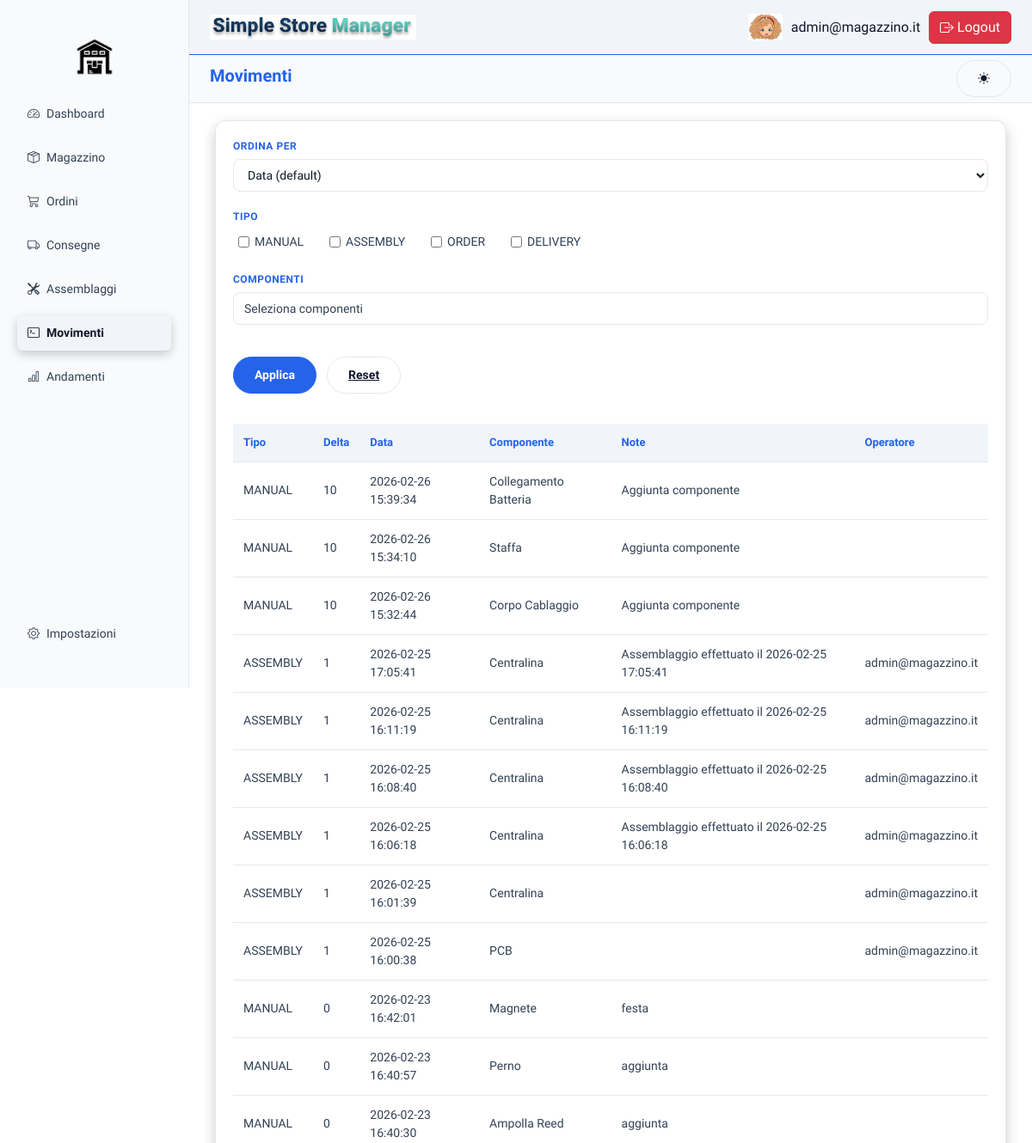
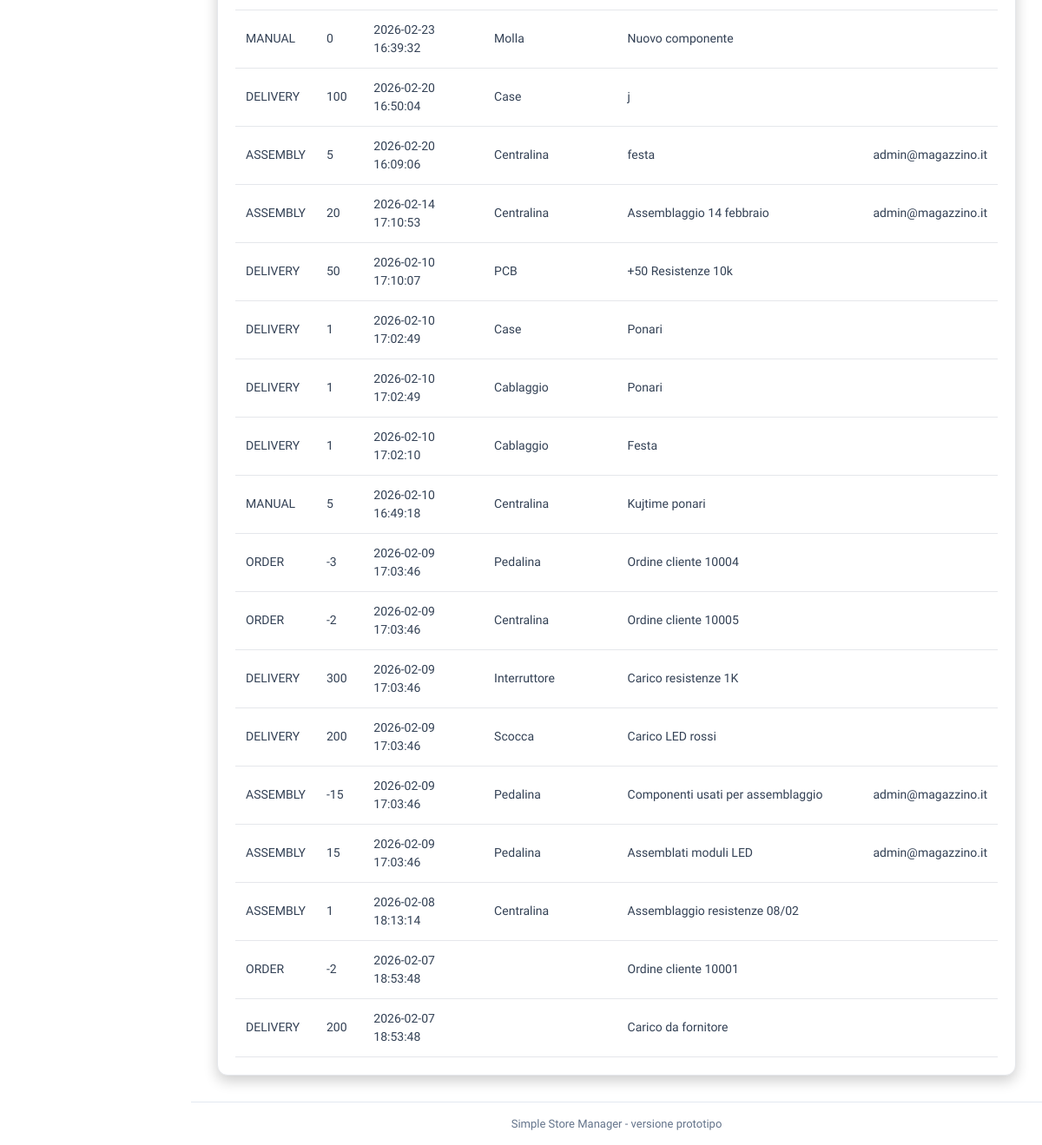
The app's page /index.php?page=movimenti (signed in) with its own data (2 pictures, top to bottom).
### tables this page shows
CREATE TABLE `movimenti` (
  `id` int(5) NOT NULL,
  `delta` int(10) NOT NULL,
  `tipo` enum('ORDER','DELIVERY','MANUAL','ASSEMBLY') NOT NULL,
  `id_ordine` int(5) DEFAULT NULL,
  `id_consegna` int(5) DEFAULT NULL,
  `id_assemblaggio` int(5) DEFAULT NULL,
  `id_componente` int(5) DEFAULT NULL,
  `data_movimento` datetime NOT NULL DEFAULT current_timestamp(),
  `note` text DEFAULT NULL
);

CREATE TABLE `componenti` (
  `id` int(5) NOT NULL,
  `sku` varchar(50) NOT NULL,
  `nome` varchar(30) NOT NULL,
  `qrcode` varchar(100) DEFAULT NULL,
  `unita_misura` varchar(10) DEFAULT NULL,
  `tipo` enum('RAW','ASSEMBLY') NOT NULL
);

CREATE TABLE `utenti` (
  `id` int(5) NOT NULL,
  `email` varchar(30) NOT NULL,
  `password_hash` varchar(255) NOT NULL,
  `ruolo` enum('WAREHOUSE','ADMIN') NOT NULL DEFAULT 'WAREHOUSE',
  `id_ruolo` int(5) DEFAULT NULL
);

### backend/query/movimenti.php (called while the page is built, shortened)
<?php
function getAllMovimenti($filters = []) {
    $pdo = connect();
    $where = [];
    $params = [];
    $sql = "
        SELECT
            m.tipo,
            m.delta,
            m.data_movimento,
            m.note,
            c.nome,
            u.email
        FROM movimenti m
        left JOIN componenti c ON c.id = m.id_componente
        left join assemblaggi a ON a.id = m.id_assemblaggio
        left join utenti u ON u.id = a.id_utente
    ";
    $allowedOrder = [
        'tipo' => 'm.tipo',
        'data' => 'm.data_movimento',
        'nome' => 'c.nome'
    ];
    if (!empty($filters['order']) && isset($allowedOrder[$filters['order']])) {
        $sql .= " ORDER BY " . $allowedOrder[$filters['order']].", m.data_movimento DESC";
    } else {
        $sql .= " ORDER BY m.data_movimento DESC";
    }
    $stmt = $pdo->prepare($sql);
    $stmt->execute($params);
    return $stmt->fetchAll(PDO::FETCH_ASSOC);
}
?>

### frontend/movimenti/movimenti.php (the view, shortened to what this page needs)
<?php
require_once 'backend/query/movimenti.php';
$filters = [
    'tipo'        => $_GET['tipo'] ?? [],
    'componenti'  => $_GET['componenti'] ?? [],
    'order'       => $_GET['order'] ?? null
];
$movimenti = getAllMovimenti($filters);
?>
<!DOCTYPE html>
<html lang="it">
<body>
  <div class="main">
    <div class="card card-movimenti">
      <form method="GET" class="filters" action="">
        <div class="filter-block">
          <label>Ordina per</label>
          <select name="order">
            <option value="">Data (default)</option>
          </select>
        </div>
        <div class="filter-block">
          <label>Tipo</label>
          <div class="checkbox-group">
            <?php foreach (['MANUAL', 'ASSEMBLY', 'ORDER', 'DELIVERY'] as $t): ?>
              <label class="checkbox-item">
                <input
                  type="checkbox"
                  name="tipo[]"
                  value="<?= $t ?>"
                  <?= in_array($t, $_GET['tipo'] ?? []) ? 'checked' : '' ?>>
                <?= $t ?>
              </label>
            <?php endforeach; ?>
          </div>
        </div>
        <div class="filter-block component-filter">
        <label>Componenti</label>
        <button type="button" class="component-toggle">
        </button>
        </div>
        <div class="filter-actions">
          <button type="submit" class="btn-primary">Applica</button>
          <a href="index.php?page=movimenti" class="btn-secondary">Reset</a>
        </div>
      </form>
      <table class="orders-table">
        <thead>
          <tr>
            <th>Tipo</th>
            <th>Delta</th>
            <th>Data</th>
            <th>Componente</th>
            <th>Note</th>
            <th>Operatore</th>
          </tr>
        </thead>
        <tbody>
          <?php foreach ($movimenti as $movimento): ?>
            <tr>
              <td><?= htmlspecialchars($movimento['tipo']) ?></td>
              <td><?= htmlspecialchars($movimento['delta']) ?></td>
              <td><?= htmlspecialchars($movimento['data_movimento']) ?></td>
              <td><?= htmlspecialchars($movimento['nome']) ?></td>
              <td><?= htmlspecialchars($movimento['note']) ?></td>
              <td><?= htmlspecialchars($movimento['email']) ?></td>
            </tr>
          <?php endforeach; ?>
        </tbody>
      </table>
    </div>
  </div>
</body>
</html>

### frontend/stile/layout.css (style rules this page uses)
* { box-sizing: border-box; margin: 0; padding: 0; }
body { font-family: "Sora", sans-serif; background-color: var(--background-color); color: var(--text-light); line-height: 1.5; -webkit-font-smoothing: antialiased; }
.main { margin-left: 220px; padding: 140px 30px 30px; min-height: 100vh; }
.card { background: var(--background-section); padding: 20px; border-radius: 12px; border: 1px solid var(--background-hover); box-shadow: 0 6px 16px rgba(0, 0, 0, 0.2); display: flex; flex-direction: column; color: var(--text-light); }
.orders-table, .assembly-table { width: 100%; border-collapse: collapse; margin-top: 10px; }
.orders-table th, .assembly-table th { text-align: left; font-size: 13px; color: var(--highlight-color); padding: 12px; background-color: var(--background-thead); font-weight: 600; border-bottom: 1px solid var(--border-color); }
.orders-table td, .assembly-table td { padding: 12px; border-bottom: 1px solid var(--background-hover); font-size: 14px; color: var(--text-grey); }
input, select, textarea { width: 100%; padding: 10px 12px; border: 1px solid var(--background-hover); border-radius: 6px; font-size: 14px; background-color: var(--background-color); color: var(--text-light); transition: border-color 0.2s, box-shadow 0.2s; }
.btn-primary { display: inline-flex; align-items: center; justify-content: center; padding: 10px 24px; font-size: 14px; font-weight: 600; color: var(--background-color); background-color: var(--highlight-color); border: 1px solid var(--highlight-color); border-radius: 999px; cursor: pointer; transition: all 0.2s ease; }
.btn-secondary { display: inline-flex; align-items: center; justify-content: center; padding: 10px 24px; font-size: 14px; font-weight: 600; color: var(--text-light); background-color: transparent; border: 1px solid var(--border-color); border-radius: 999px; cursor: pointer; transition: all 0.2s ease; }
.filters { display:grid; grid-template-columns: minmax(160px,220px) minmax(220px,1fr) minmax(260px,1.4fr) auto; gap:24px; align-items:start; margin-bottom:25px; }
.filter-block { display:flex; flex-direction:column; gap:6px; min-width:0; }
.filter-block > label { font-size:12px; font-weight:600; text-transform:uppercase; letter-spacing:0.5px; color:var(--highlight-color); }
.filter-block select { height:38px; padding:0 12px; border-radius:8px; border:1px solid var(--border-color); background:var(--background-section); color:var(--text-light); font-size:14px; width:100%; min-width:0; }
.checkbox-group { display:flex; flex-wrap:wrap; gap:10px 18px; }
.checkbox-item { display:flex; align-items:center; gap:6px; font-size:14px; color:var(--text-grey); cursor:pointer; padding:4px 6px; border-radius:6px; }
.checkbox-item input { accent-color:var(--highlight-color); }
.component-filter { position:relative; }
.component-toggle { width:100%; height:38px; padding:0 12px; border-radius:8px; border:1px solid var(--border-color); background:var(--background-section); color:var(--text-grey); font-size:14px; text-align:left; cursor:pointer; transition:border .15s ease; }
.filter-actions { display:flex; align-items:center; gap:12px; justify-content:flex-end; padding-top: 17px; }
.card-movimenti { overflow:visible; }
@media (max-width:1200px) { .filters { grid-template-columns:1fr; gap:20px; } }
@media (max-width:1200px) { .filter-actions { justify-content:flex-start; } }

### records on screen
movimenti: tipo "MANUAL", delta "10", data_movimento "2026-02-26 15:39:34", id_componente.nome "Collegamento Batteria", note "Aggiunta componente"
movimenti: tipo "MANUAL", delta "10", data_movimento "2026-02-26 15:34:10", id_componente.nome "Staffa", note "Aggiunta componente"
movimenti: tipo "MANUAL", delta "10", data_movimento "2026-02-26 15:32:44", id_componente.nome "Corpo Cablaggio", note "Aggiunta componente"
movimenti: tipo "ASSEMBLY", delta "1", data_movimento "2026-02-25 17:05:41", id_componente.nome "Centralina", note "Assemblaggio effettuato il 2026-02-25 17:05:41", utenti.email "admin@magazzino.it"
movimenti: tipo "ASSEMBLY", delta "1", data_movimento "2026-02-25 16:11:19", id_componente.nome "Centralina", note "Assemblaggio effettuato il 2026-02-25 16:11:19", utenti.email "admin@magazzino.it"
movimenti: tipo "ASSEMBLY", delta "1", data_movimento "2026-02-25 16:08:40", id_componente.nome "Centralina", note "Assemblaggio effettuato il 2026-02-25 16:08:40", utenti.email "admin@magazzino.it"
movimenti: tipo "ASSEMBLY", delta "1", data_movimento "2026-02-25 16:06:18", id_componente.nome "Centralina", note "Assemblaggio effettuato il 2026-02-25 16:06:18", utenti.email "admin@magazzino.it"
movimenti: tipo "ASSEMBLY", delta "1", data_movimento "2026-02-25 16:01:39", id_componente.nome "Centralina", utenti.email "admin@magazzino.it"
movimenti: tipo "ASSEMBLY", delta "1", data_movimento "2026-02-25 16:00:38", id_componente.nome "PCB", utenti.email "admin@magazzino.it"
movimenti: tipo "MANUAL", delta "0", data_movimento "2026-02-23 16:42:01", id_componente.nome "Magnete", note "festa"
movimenti: tipo "MANUAL", delta "0", data_movimento "2026-02-23 16:40:57", id_componente.nome "Perno", note "aggiunta"
movimenti: tipo "MANUAL", delta "0", data_movimento "2026-02-23 16:40:30", id_componente.nome "Ampolla Reed", note "aggiunta"
movimenti: tipo "MANUAL", delta "0", data_movimento "2026-02-23 16:39:32", id_componente.nome "Molla", note "Nuovo componente"
movimenti: tipo "DELIVERY", delta "100", data_movimento "2026-02-20 16:50:04", id_componente.nome "Case", note "j"
movimenti: tipo "ASSEMBLY", delta "5", data_movimento "2026-02-20 16:09:06", id_componente.nome "Centralina", note "festa", utenti.email "admin@magazzino.it"
movimenti: tipo "ASSEMBLY", delta "20", data_movimento "2026-02-14 17:10:53", id_componente.nome "Centralina", note "Assemblaggio 14 febbraio", utenti.email "admin@magazzino.it"
movimenti: tipo "DELIVERY", delta "50", data_movimento "2026-02-10 17:10:07", id_componente.nome "PCB", note "+50 Resistenze 10k"
movimenti: tipo "DELIVERY", delta "1", data_movimento "2026-02-10 17:02:49", id_componente.nome "Case", note "Ponari"
movimenti: tipo "DELIVERY", delta "1", data_movimento "2026-02-10 17:02:49", id_componente.nome "Cablaggio", note "Ponari"
movimenti: tipo "DELIVERY", delta "1", data_movimento "2026-02-10 17:02:10", id_componente.nome "Cablaggio", note "Festa"
movimenti: tipo "MANUAL", delta "5", data_movimento "2026-02-10 16:49:18", id_componente.nome "Centralina", note "Kujtime ponari"
movimenti: tipo "ORDER", delta "-3", data_movimento "2026-02-09 17:03:46", id_componente.nome "Pedalina", note "Ordine cliente 10004"
movimenti: tipo "ORDER", delta "-2", data_movimento "2026-02-09 17:03:46", id_componente.nome "Centralina", note "Ordine cliente 10005"
movimenti: tipo "DELIVERY", delta "300", data_movimento "2026-02-09 17:03:46", id_componente.nome "Interruttore", note "Carico resistenze 1K"
movimenti: tipo "DELIVERY", delta "200", data_movimento "2026-02-09 17:03:46", id_componente.nome "Scocca", note "Carico LED rossi"
movimenti: tipo "ASSEMBLY", delta "-15", data_movimento "2026-02-09 17:03:46", id_componente.nome "Pedalina", note "Componenti usati per assemblaggio", utenti.email "admin@magazzino.it"
movimenti: tipo "ASSEMBLY", delta "15", data_movimento "2026-02-09 17:03:46", id_componente.nome "Pedalina", note "Assemblati moduli LED", utenti.email "admin@magazzino.it"
movimenti: tipo "ASSEMBLY", delta "1", data_movimento "2026-02-08 18:13:14", id_componente.nome "Centralina", note "Assemblaggio resistenze 08/02"
movimenti: tipo "ORDER", delta "-2", data_movimento "2026-02-07 18:53:48", note "Ordine cliente 10001"
movimenti: tipo "DELIVERY", delta "200", data_movimento "2026-02-07 18:53:48", note "Carico da fornitore"

### other values on screen
$pagina "Dashboard"
$pagina "Magazzino"
$pagina "Ordini"
$pagina "Consegne"
$pagina "Assemblaggi"
$pagina "Movimenti"
$pagina "Andamenti"
$pagina "Impostazioni"
$_SESSION['user'] "admin@magazzino.it"
$page "Movimenti"
$t "MANUAL"
$t "ASSEMBLY"
$t "ORDER"
$t "DELIVERY"
